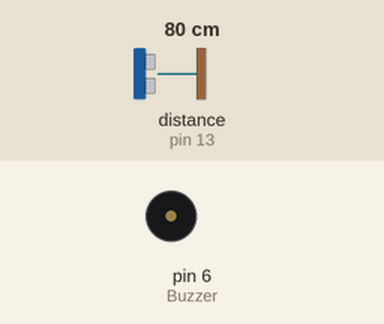
Recording of a sketch running on a simulated Arduino Uno, built with avr-gcc and run on an emulated ATmega328P. Shown: buzzer (waves = sounding, pin HIGH). Wiring (inferred from the names in the program): ultrasonic range finder: trigger pin 12; echo pin 13. The inputs (shaded band) are chosen by the test bench; at power-on: distance to the obstacle (sensor on pin 13) 80 cm. The echo pulse lasts 58.3 µs per cm; pins used as bus, display or sensor lines are not drawn.

Above: at 1.3 s.
1.4 s: distance to the obstacle (sensor on pin 13) set to 75 cm
2.9 s: distance to the obstacle (sensor on pin 13) set to 67 cm
At 4.2 s:
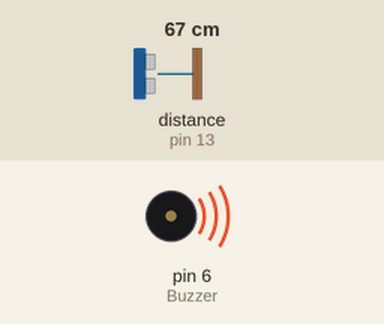
4.5 s: distance to the obstacle (sensor on pin 13) set to 120 cm
At 5.7 s:
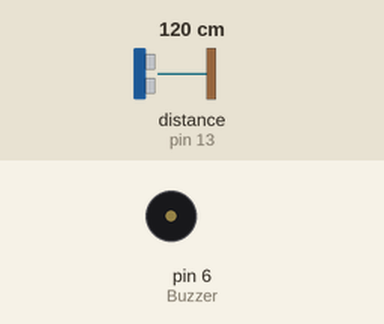
6.0 s: distance to the obstacle (sensor on pin 13) set to 2 cm
At 6.5 s:
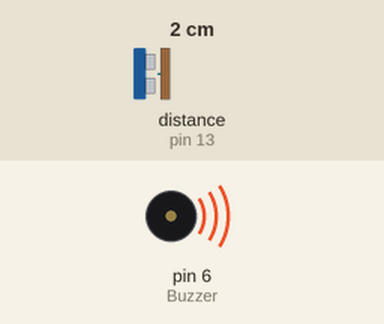
Timing chart, 0 to 8.5 s (numbered marks = the images above; inputs shaded):
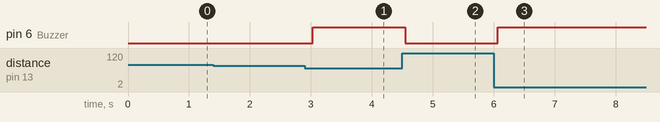

The sketch:

Goggle_for_blind_person.ino
```cpp
#define buzzer 6


void setup()

{

pinMode(12,OUTPUT);//Trigger

pinMode(13,INPUT);//EchoA

pinMode(6,OUTPUT);//Buzzer


}


void loop()


{


long duration, distance;


digitalWrite(12,LOW);

delayMicroseconds(2);

digitalWrite(12,HIGH);

delayMicroseconds(10);

digitalWrite(12,LOW);

duration=pulseIn(13,HIGH);

distance=(duration/2)/29.1;

if (distance < 70)     // This is where checking the distance you can change the value


{

 // When the the distance bellow 100 cm

digitalWrite(6,HIGH);


} else


{


// when greater than 100cm

digitalWrite(6,LOW);


} delay(500);


}
```

Measured:
- the behaviour switches between 71 and 70 cm on distance to the obstacle (sensor on pin 13) (found by bisection; images 0 and 1)
- after the input at 1.4 s, every drawn part: stays the same
- after the input at 2.9 s, pin 6 (Buzzer): LOW → HIGH after 0.14 s
- after the input at 4.5 s, pin 6 (Buzzer): HIGH → LOW after 0.05 s
- after the input at 6.0 s, pin 6 (Buzzer): LOW → HIGH after 0.07 s
